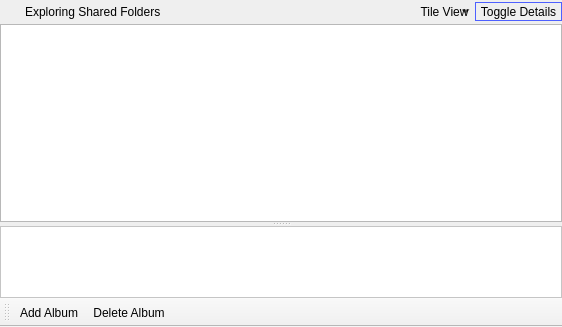
<?xml version="1.0" encoding="UTF-8"?>
<ui version="4.0">
 <class>WidgetLibraryView</class>
 <widget class="QMainWindow" name="WidgetLibraryView">
  <property name="geometry">
   <rect>
    <x>0</x>
    <y>0</y>
    <width>562</width>
    <height>327</height>
   </rect>
  </property>
  <property name="windowTitle">
   <string>MainWindow</string>
  </property>
  <widget class="QWidget" name="centralwidget">
   <layout class="QVBoxLayout" name="verticalLayout">
    <property name="spacing">
     <number>0</number>
    </property>
    <property name="margin">
     <number>0</number>
    </property>
    <item>
     <widget class="QFrame" name="toolFrameLibraryStatus">
      <property name="styleSheet">
       <string notr="true">QToolButton {
    border: 1px solid transparent;
    background-color: transparent;
}

 QToolButton:pressed {
     background-color: qlineargradient(x1: 0, y1: 0, x2: 0, y2: 1,
                                       stop: 0 #dadbde, stop: 1 #f6f7fa);
 }

QToolButton:checked {
     border: 1px solid rgb(78, 96, 255);
     background-color: qlineargradient(x1: 0, y1: 0, x2: 0, y2: 1,
                                       stop: 0 #dadbde, stop: 1 #f6f7fa);
}

 QToolButton:hover {
     border: 1px solid rgb(78, 96, 255);
     background-color: qlineargradient(x1: 0, y1: 0, x2: 0, y2: 1,
                                       stop: 0 #dadbde, stop: 1 #f6f7fa);
 }

 QToolButton[popupMode=&quot;1&quot;] { /* only for MenuButtonPopup */
	padding-left: -4px;
    padding-right: 20px; /* make way for the popup button */
 }

/* the subcontrols below are used only in the MenuButtonPopup mode */
 QToolButton::menu-button {
     border: 1px solid transparent;
     /* 16px width + 4px for border = 20px allocated above */
     width: 16px;
 }

QToolButton::menu-button:hover {
    border: 1px solid rgb(78, 96, 255);
	border-left-color: 1px solid transparent;
     /* 16px width + 4px for border = 20px allocated above */
     width: 16px;
 }

 QToolButton::menu-arrow:open {
     top: 1px; left: 1px; /* shift it a bit */
 }</string>
      </property>
      <property name="frameShape">
       <enum>QFrame::NoFrame</enum>
      </property>
      <property name="frameShadow">
       <enum>QFrame::Raised</enum>
      </property>
      <layout class="QGridLayout" name="gridLayout_8">
       <property name="horizontalSpacing">
        <number>1</number>
       </property>
       <property name="verticalSpacing">
        <number>0</number>
       </property>
       <property name="margin">
        <number>0</number>
       </property>
       <item row="0" column="1">
        <widget class="QLabel" name="labelLibraryStatus">
         <property name="text">
          <string>Exploring Shared Folders</string>
         </property>
        </widget>
       </item>
       <item row="0" column="0">
        <widget class="QLabel" name="labelLibraryStatusLogo">
         <property name="minimumSize">
          <size>
           <width>24</width>
           <height>24</height>
          </size>
         </property>
         <property name="maximumSize">
          <size>
           <width>24</width>
           <height>24</height>
          </size>
         </property>
         <property name="text">
          <string/>
         </property>
         <property name="pixmap">
          <pixmap resource="Resource.qrc">:/Resource/Library/SharedFolders.png</pixmap>
         </property>
         <property name="scaledContents">
          <bool>true</bool>
         </property>
        </widget>
       </item>
       <item row="0" column="3">
        <widget class="QToolButton" name="toolButtonLibraryViewType">
         <property name="text">
          <string>Tile View</string>
         </property>
         <property name="icon">
          <iconset resource="Resource.qrc">
           <normaloff>:/Resource/Library/TileView.png</normaloff>:/Resource/Library/TileView.png</iconset>
         </property>
         <property name="iconSize">
          <size>
           <width>24</width>
           <height>24</height>
          </size>
         </property>
         <property name="popupMode">
          <enum>QToolButton::MenuButtonPopup</enum>
         </property>
         <property name="toolButtonStyle">
          <enum>Qt::ToolButtonTextBesideIcon</enum>
         </property>
         <property name="autoRaise">
          <bool>false</bool>
         </property>
         <property name="arrowType">
          <enum>Qt::NoArrow</enum>
         </property>
        </widget>
       </item>
       <item row="0" column="2">
        <spacer name="horizontalSpacerLibraryStatus">
         <property name="orientation">
          <enum>Qt::Horizontal</enum>
         </property>
         <property name="sizeHint" stdset="0">
          <size>
           <width>0</width>
           <height>20</height>
          </size>
         </property>
        </spacer>
       </item>
       <item row="0" column="4">
        <widget class="QToolButton" name="toolButtonLibraryDetailsToggle">
         <property name="text">
          <string>Toggle Details</string>
         </property>
         <property name="icon">
          <iconset resource="Resource.qrc">
           <normaloff>:/Resource/Generic/ShowBottombar.png</normaloff>
           <normalon>:/Resource/Generic/HideSidebar.png</normalon>:/Resource/Generic/ShowBottombar.png</iconset>
         </property>
         <property name="iconSize">
          <size>
           <width>24</width>
           <height>24</height>
          </size>
         </property>
         <property name="checkable">
          <bool>true</bool>
         </property>
         <property name="checked">
          <bool>true</bool>
         </property>
         <property name="toolButtonStyle">
          <enum>Qt::ToolButtonTextBesideIcon</enum>
         </property>
        </widget>
       </item>
      </layout>
     </widget>
    </item>
    <item>
     <widget class="QSplitter" name="splitterLibraryView">
      <property name="orientation">
       <enum>Qt::Vertical</enum>
      </property>
      <widget class="QTreeView" name="treeViewLibraryFiles">
       <property name="frameShape">
        <enum>QFrame::StyledPanel</enum>
       </property>
      </widget>
      <widget class="QFrame" name="frameLibraryFileDetails">
       <property name="frameShape">
        <enum>QFrame::NoFrame</enum>
       </property>
       <property name="frameShadow">
        <enum>QFrame::Raised</enum>
       </property>
       <layout class="QGridLayout" name="gridLayout_7">
        <property name="margin">
         <number>0</number>
        </property>
        <property name="spacing">
         <number>0</number>
        </property>
        <item row="0" column="0">
         <widget class="QScrollArea" name="scrollAreaLibraryFileDetails">
          <property name="styleSheet">
           <string notr="true">QFrame {
	background-color: white;
}</string>
          </property>
          <property name="frameShape">
           <enum>QFrame::StyledPanel</enum>
          </property>
          <property name="widgetResizable">
           <bool>true</bool>
          </property>
          <widget class="QFrame" name="frameLibraryFileDetailsContents">
           <property name="geometry">
            <rect>
             <x>0</x>
             <y>0</y>
             <width>560</width>
             <height>61</height>
            </rect>
           </property>
           <layout class="QGridLayout" name="gridLayout_11">
            <property name="margin">
             <number>0</number>
            </property>
            <property name="spacing">
             <number>0</number>
            </property>
           </layout>
          </widget>
         </widget>
        </item>
       </layout>
      </widget>
     </widget>
    </item>
   </layout>
  </widget>
  <widget class="QToolBar" name="toolBar">
   <property name="contextMenuPolicy">
    <enum>Qt::PreventContextMenu</enum>
   </property>
   <property name="windowTitle">
    <string>toolBar</string>
   </property>
   <property name="allowedAreas">
    <set>Qt::AllToolBarAreas</set>
   </property>
   <property name="iconSize">
    <size>
     <width>16</width>
     <height>16</height>
    </size>
   </property>
   <property name="toolButtonStyle">
    <enum>Qt::ToolButtonTextBesideIcon</enum>
   </property>
   <property name="floatable">
    <bool>false</bool>
   </property>
   <attribute name="toolBarArea">
    <enum>BottomToolBarArea</enum>
   </attribute>
   <attribute name="toolBarBreak">
    <bool>false</bool>
   </attribute>
   <addaction name="actionLibraryAddAlbum"/>
   <addaction name="actionLibraryDeleteAlbum"/>
  </widget>
  <action name="actionLibraryAddAlbum">
   <property name="icon">
    <iconset resource="Resource.qrc">
     <normaloff>:/Resource/Generic/Add.png</normaloff>:/Resource/Generic/Add.png</iconset>
   </property>
   <property name="text">
    <string>Add Album</string>
   </property>
  </action>
  <action name="actionLibraryDeleteAlbum">
   <property name="icon">
    <iconset resource="Resource.qrc">
     <normaloff>:/Resource/Generic/Remove.png</normaloff>:/Resource/Generic/Remove.png</iconset>
   </property>
   <property name="text">
    <string>Delete Album</string>
   </property>
   <property name="toolTip">
    <string>Delete Album</string>
   </property>
  </action>
 </widget>
 <resources>
  <include location="Resource.qrc"/>
 </resources>
 <connections/>
</ui>
